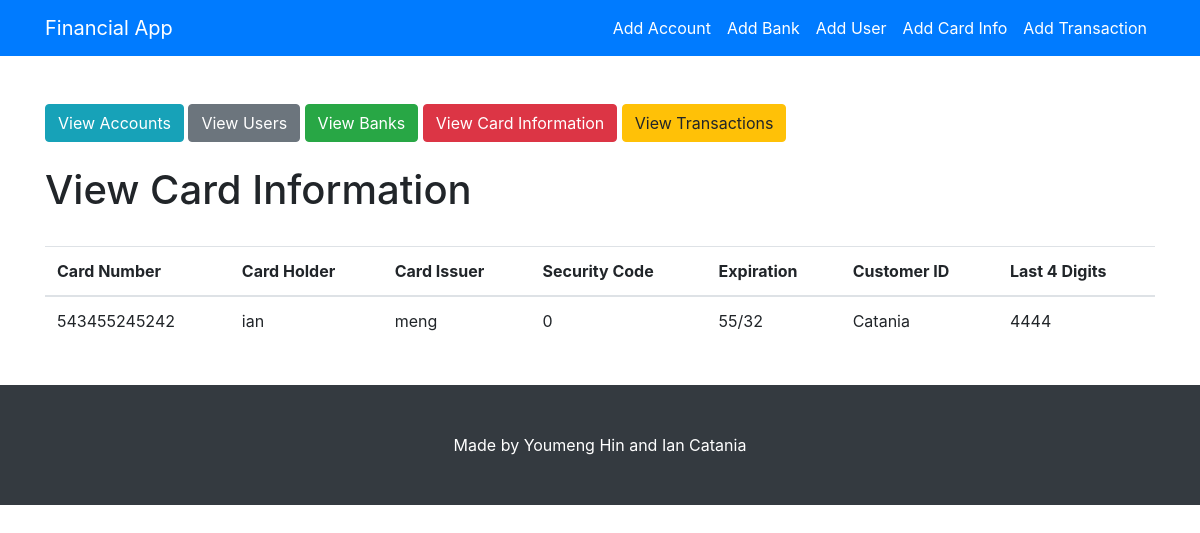
Page /users/view-cardinfo/ on the earlier database version.
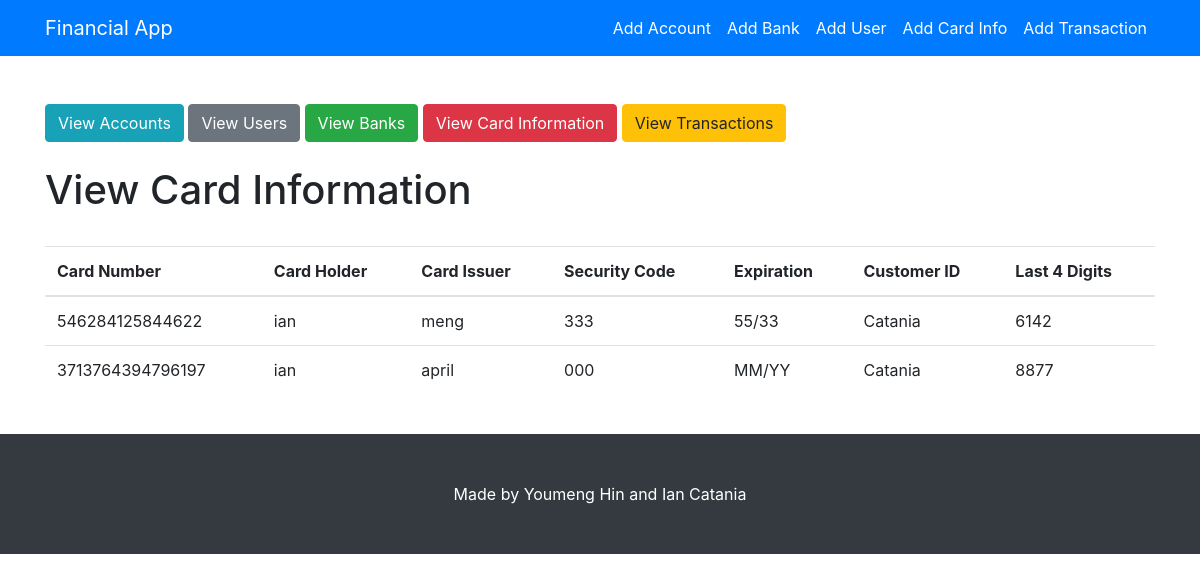
Same page on the later database version.
### users/models.py (models this page shows, shortened)
class CardInfo(models.Model):
    card_number = models.BigIntegerField()
    card_holder = models.CharField(max_length=100, default="holder")
    card_issuer = models.CharField(max_length=100, default="issuer")
    security_code = models.CharField(max_length=3, default="000")
    expiration = models.CharField(max_length=100, default="MM/YY")
    customer_id = models.ForeignKey(Customer, on_delete=models.CASCADE)
    last_four_digits = models.IntegerField(primary_key=True)

class Customer(models.Model):
    customer_id = models.AutoField(primary_key=True)
    last_name = models.CharField(max_length=100, default="lastname")
    first_name = models.CharField(max_length=100, default="first")
    phone_number = models.CharField(max_length=100, default="phone")
    email = models.CharField(max_length=100, default="email")
    def __str__(self):
        return "{}".format(self.last_name)

### users/views.py (the view)
def view_cardinfo(request):
    template_name = 'users/view_cardinfo.html'
    cards = CardInfo.objects.all()
    context = {
        'cards': cards
    }
    return render(request, template_name, context)

### users/templates/users/view_cardinfo.html
{% extends "users/base.html"%}
{%block content%}
<br><br>
<h1> View Card Information </h1>
<br>
<table class="table">
    <thead>
    <tr>
        <th scope="col">Card Number</th>
        <th scope="col">Card Holder</th>
        <th scope="col">Card Issuer</th>
        <th scope="col">Security Code</th>
        <th scope="col">Expiration</th>
        <th scope="col">Customer ID</th>
        <th scope="col">Last 4 Digits</th>
    </tr>
    </thead>
    <tbody>
    {%for card in cards%}
    <tr>
        <td>{{card.card_number}}</td>
        <td>{{card.card_holder}}</td>
        <td>{{card.card_issuer}}</td>
        <td>{{card.security_code}}</td>
        <td>{{card.expiration}}</td>
        <td>{{card.customer_id}}</td>
        <td>{{card.last_four_digits}}</td>
    </tr>
    {%endfor%}
    </tbody>
</table>
<br>
{%endblock content%}

### users/templates/users/base.html (shortened to what this page needs)
<!DOCTYPE html>
<html lang="en">
{% load static %}
<head>
    <link href="{% static 'users/vendor/bootstrap/css/bootstrap.min.css' %}" rel="stylesheet">
    <link href="{% static 'users/css/blog-home.css' %}" rel="stylesheet">
</head>
<body>
<nav class="navbar navbar-expand-lg navbar-primary bg-primary fixed-top">
    <div class="container">
        <a style="color: white;" class="navbar-brand" href="http://127.0.0.1:8000/users/main">Financial App</a>
        <div class="collapse navbar-collapse" id="navbarResponsive">
            <ul class="navbar-nav ml-auto">
                <li class="nav-item">
                    <a style="color: white;" class="nav-link" href="http://127.0.0.1:8000/users/add-account">Add Account</a>
                </li>
                <li class="nav-item">
                    <a style="color: white;" class="nav-link" href="http://127.0.0.1:8000/users/add-bank">Add Bank</a>
                </li>
                <li class="nav-item">
                    <a style="color: white;" class="nav-link" href="http://127.0.0.1:8000/users/add-user">Add User</a>
                </li>
                <li class="nav-item">
                    <a style="color: white;" class="nav-link" href="http://127.0.0.1:8000/users/add-cardinfo">Add Card Info</a>
                </li>
                <li class="nav-item">
                    <a style="color: white;" class="nav-link" href="http://127.0.0.1:8000/users/add-transaction">Add Transaction</a>
                </li>
            </ul>
        </div>
    </div>
</nav>
<div class="container">
    <br>
    <br>
    <a href="{% url 'view-accounts'%}">
        <button type="button" class="btn btn-info"> View Accounts</button>
    </a>
    <a href="{% url 'view-users'%}">
        <button type="button" class="btn btn-secondary"> View Users</button>
    </a>
    <a href="{% url 'view-banks'%}">
        <button type="button" class="btn btn-success"> View Banks</button>
    </a>
    <a href="{% url 'view-cardinfo'%}">
        <button type="button" class="btn btn-danger"> View Card Information</button>
    </a>
    <a href="{% url 'view-transactions'%}">
        <button type="button" class="btn btn-warning"> View Transactions</button>
    </a>
    {%block content%}{%endblock%}
</div>
<footer class="py-5 bg-dark">
    <div class="container">
        <p class="m-0 text-center text-white">Made by Youmeng Hin and Ian Catania</p>
    </div>
</footer>
</body>
</html>

### users/static/users/css/blog-home.css (style rules this page uses)
body { padding-top: 56px; }

Differences in the rows shown:
removed CardInfo: card_number "543455245242", card_holder "ian", card_issuer "meng", security_code "0", expiration "55/32", customer_id "Catania", last_four_digits "4444"
added CardInfo: card_number "546284125844622", card_holder "ian", card_issuer "meng", security_code "333", expiration "55/33", customer_id "Catania", last_four_digits "6142"
added CardInfo: card_number "3713764394796197", card_holder "ian", card_issuer "april", security_code "000", expiration "MM/YY", customer_id "Catania", last_four_digits "8877"
